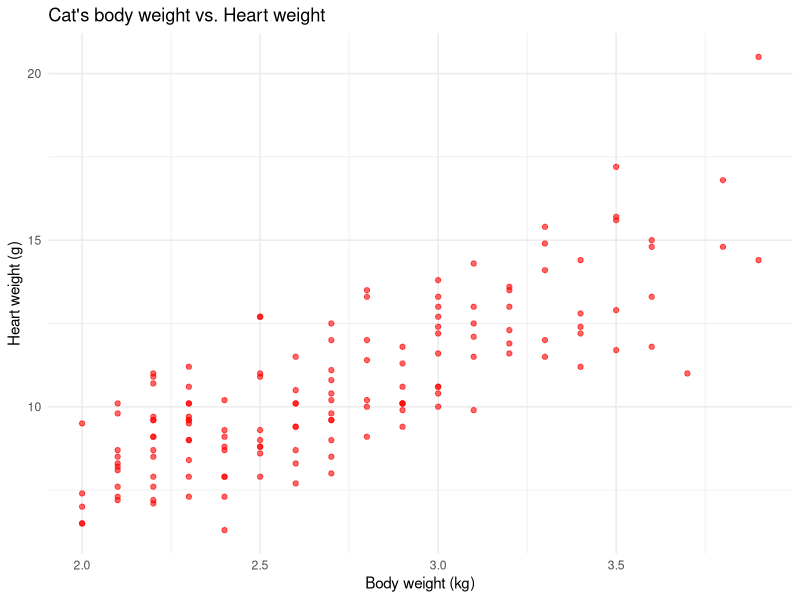
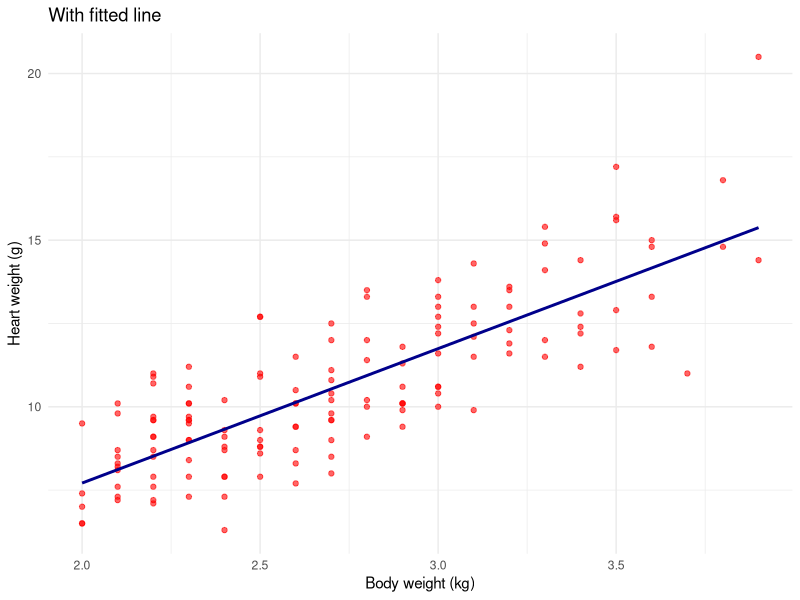
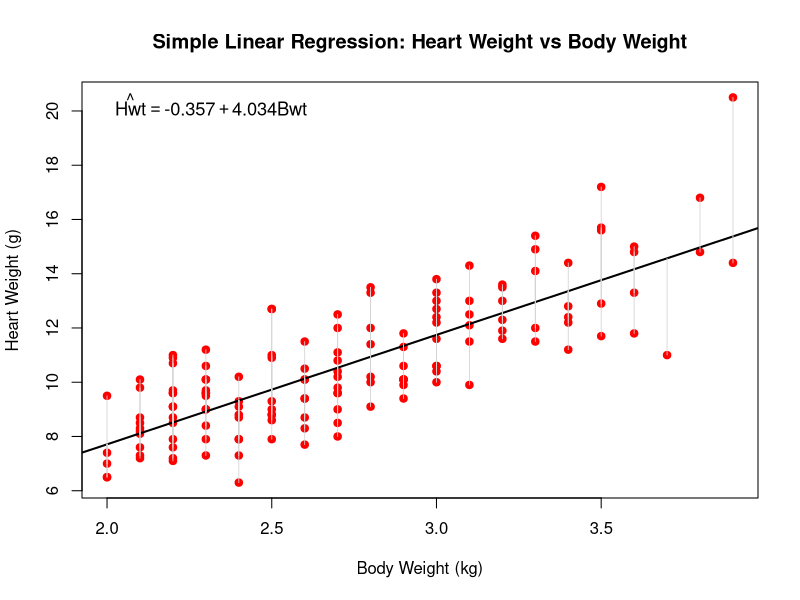

Write the R code that produced these figures, in order.
## ---- chunk 1
#| warning: false
#| message: false

library(ggplot2)
library(MASS)
library(patchwork)

# Plot 1: Simple scatter plot
p1 <- ggplot(cats, aes(x = Bwt, y = Hwt)) +
  geom_point(color = "red", alpha = 0.6) +
  labs(x = "Body weight (kg)",
       y = "Heart weight (g)",
       title = "Cat's body weight vs. Heart weight") +
  theme_minimal()


p1 
## ---- chunk 2
sc<-cor(cats$Bwt,cats$Hwt)
sc
## ---- chunk 3
n<-nrow(cats)
n
ttest<-sc*sqrt((n-2)/(1-sc^2))
qval<-2*(1-pt(ttest,n-2))
qval

## ---- chunk 4
cor.test(cats$Bwt,cats$Hwt)
## ---- chunk 5
#| echo: false
#| warning: false
#| message: false
# Plot 2: Scatter + fitted line only
p2 <- ggplot(cats, aes(x = Bwt, y = Hwt)) +
  geom_point(color = "red", alpha = 0.6) +
  geom_smooth(method = "lm", se = FALSE,
              color = "darkblue", linewidth = 1) +
  labs(x = "Body weight (kg)",
       y = "Heart weight (g)",
       title = "With fitted line") +
  theme_minimal()

# Display side by side
p2
## ---- chunk 6
model1 <- lm(Hwt ~ Bwt, data = cats)
model1

## ---- chunk 7
summary(model1)
## ---- chunk 8
#| echo: false
# Fitted values
fitted_vals <- fitted(model1)

plot(cats$Bwt, cats$Hwt,
     col = "red", pch = 19,
     xlab = "Body Weight (kg)",
     ylab = "Heart Weight (g)",
     main = "Simple Linear Regression: Heart Weight vs Body Weight")

# Fitted line
abline(model1, col = "black", lwd = 2)

# Vertical lines from each point to the fitted line (residuals)
segments(cats$Bwt, cats$Hwt,
         cats$Bwt, fitted_vals,
         col = "lightgrey", lwd = 0.8)

# Extract coefficients
b0 <- round(coef(model1)[1], 3)
b1 <- round(coef(model1)[2], 3)

# Add label to plot
legend("topleft",
       legend = bquote(hat(Hwt) == .(b0) + .(b1) * Bwt),
       bty = "n",
       cex = 1.1)
## ---- chunk 9
confint(model1)
